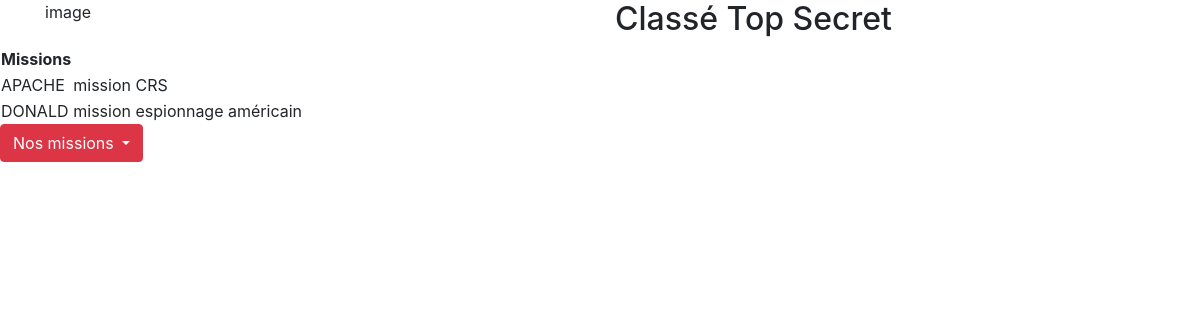
Screenshot of /index-php.php with the database file from the repository.
### tables this page shows
CREATE TABLE missions (
    code_mission VARCHAR(255),
    titre_mission VARCHAR (60),
    descriptions VARCHAR(255),
    date_debut_mission DATE,
    date_fin_mission DATE,
    code_pays VARCHAR(255),
    libelle_mission VARCHAR(255),
    libelle_statut VARCHAR(255),
    CONSTRAINT PK_code_mission PRIMARY KEY (code_mission),
    CONSTRAINT FK_missions_pays FOREIGN KEY (code_pays) REFERENCES pays (code_pays) ON DELETE CASCADE ON UPDATE CASCADE,
    CONSTRAINT FK_missions_type_missioins FOREIGN KEY (libelle_mission) REFERENCES type_missions (libelle_mission) ON DELETE CASCADE ON UPDATE CASCADE,
    CONSTRAINT FK_missions_statut_missions FOREIGN KEY (libelle_statut) REFERENCES statut_missions (libelle_statut) ON DELETE CASCADE ON UPDATE CASCADE
    
);

### Manager/DBManager.php (called while the page is built)
<?php
class DBManager {
    private $connexion;
    public function __construct()
    {
        try
		{
			$this->connexion = new PDO("mysql:host=localhost:3307;dbname=catalogue_top_secret;port=82;charset=utf8mb4", "root", "abcd");
		}
		catch(Exception $e)
		{
			echo "meow";
		};
    }
    public function getConnexion() {
        return $this->connexion;
    }
}

### Manager/MissionManager.php (called while the page is built, shortened)
<?php
require './Manager/DBManager.php';
require './Model/Mission.php';
class MissionManager extends DBManager{
	public function queryHandler($query_res) {
		while($row = $query_res->fetch()) {
            $mission = new Mission();
            $mission->setcodeMission($row['code_mission']);
            $mission->settitreMission($row['titre_mission']);
            $mission->setdescriptionMission($row['descriptions']);
            $mission->setdateDebutMission($row['date_debut_mission']);
            $mission->setdateFinMission($row['date_fin_mission']);
            $mission->setlibelleStatutMission($row['libelle_statut']);
            $result[] = $mission;
        }
        return $result;
	}
    public function getAll() {
        $result = [];
        $stmt = $this->getConnexion()->query('SELECT * FROM missions');
        return $this->queryHandler($stmt);
    }
}

### Model/Mission.php (called while the page is built, shortened)
<?php
class Mission {
    private $codeMission;
    private $titreMission;
    public function getcodeMission() {
        return $this->codeMission;
    }
    public function setcodeMission($codeMission) {
        $this->codeMission = $codeMission;
    }
    public function gettitreMission() {
        return $this->titreMission;
    }
    public function settitreMission($titreMission) {
        $this->titreMission = $titreMission;
    }
}

### index-php.php (the view, shortened to what this page needs)
<?php
    require './Manager/MissionManager.php';
    $missionManager = new MissionManager();
    $missions = $missionManager->getAll();
?>
<!DOCTYPE html>
<html lang="en">
<head>
    <link rel="stylesheet" href="https://stackpath.bootstrapcdn.com/bootstrap/4.5.0/css/bootstrap.min.css">
    <link rel="stylesheet" href="index.css">
</head>
<body>
    <div class="container">
        <div class="row">
            <div class="col">
                <p>image</p>
            </div>
            <div class="col">
                <h2>Classé Top Secret</h2>
            </div>
        </div>
    </div>
<table>
        <thead>
            <tr>
                <th>Missions</th>
            </tr>
        </thead>
        <tbody>
            <?php
                foreach ($missions as $mission) {
            ?>
                <tr>
                    <td><?= $mission->getcodeMission(); ?></td>
                    <td><?= $mission->gettitreMission(); ?></td>
                </tr>
            <?php
                }
            ?>
        </tbody>
    </table>
<div class="btn-group">
    <button type="button" class="btn btn-danger dropdown-toggle" data-toggle="dropdown" aria-haspopup="true" aria-expanded="false">Nos missions
    </button>
</div>
</body>
</html>

### index.css (style rules this page uses)
html, body, header, .view { height: 100%; }

### rows the page displays
missions: code_mission "APACHE", titre_mission "mission CRS"
missions: code_mission "DONALD", titre_mission "mission espionnage américain"
